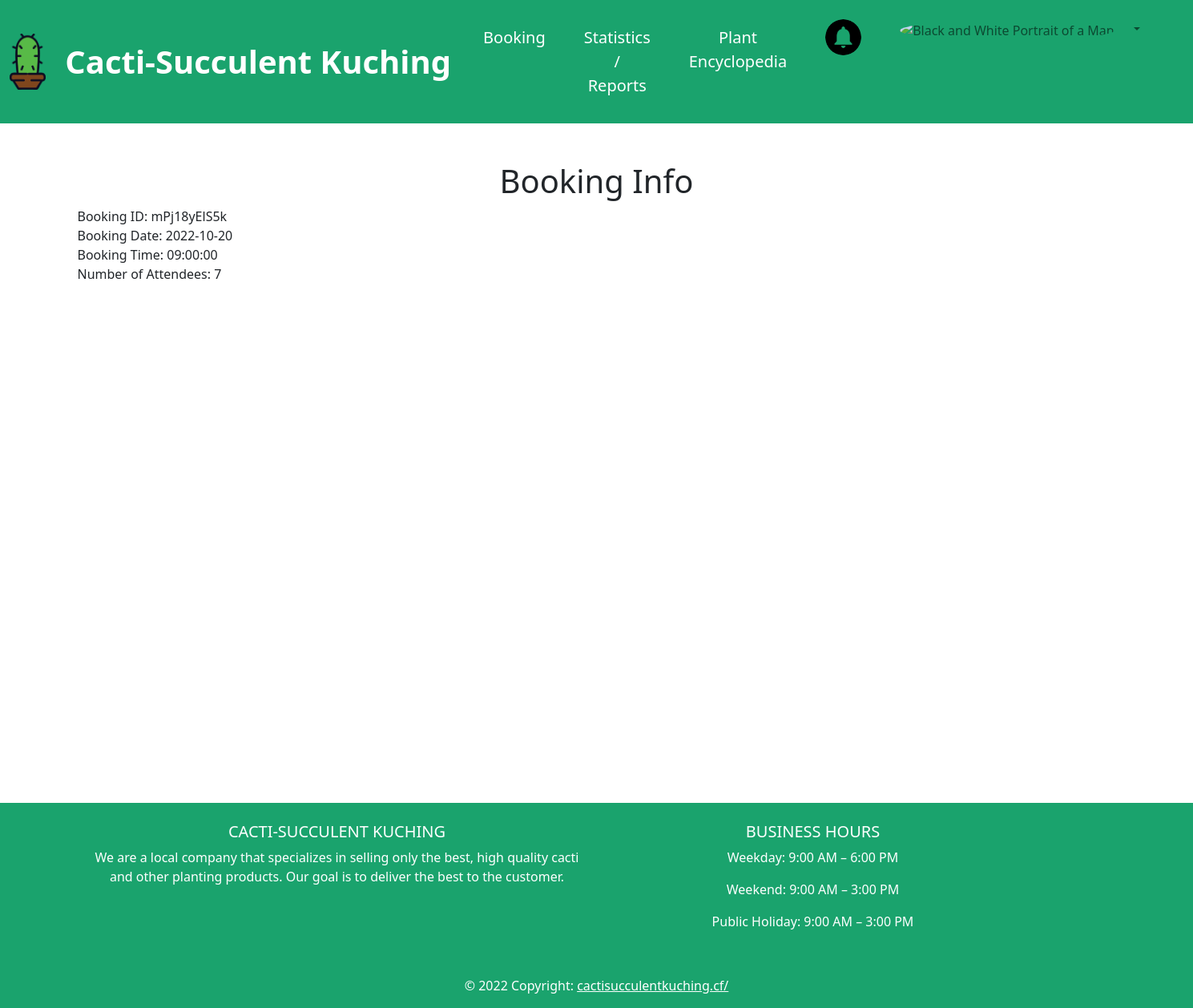
The app's page /booking.php?booking_id=mPj18yElS5k (signed in) with its own data.
### tables this page shows
CREATE TABLE IF NOT EXISTS `booking_info` (
    booking_id CHAR(11) NOT NULL,
    booking_timestamp TIMESTAMP NOT NULL,
    appointment_date DATE NOT NULL,
    appointment_timeslot TIME NOT NULL,
    user_id INT UNSIGNED NOT NULL,
    number_of_attendees TINYINT UNSIGNED NOT NULL,
    booking_status ENUM('Confirmed', 'Cancelled') NOT NULL,
    edit_count INT UNSIGNED NOT NULL,
    cancellation_remarks VARCHAR(255),
    PRIMARY KEY (booking_id),
    FOREIGN KEY (user_id) REFERENCES user_info(user_id)
);

### booking/booking_functions.php (called while the page is built, shortened)
<?php
function checkBooking($id) {
    $conn = start_connection();
    $command = "SELECT appointment_date, appointment_timeslot, number_of_attendees FROM booking_info WHERE booking_id=?;";
    $stmt = mysqli_prepare($conn, $command);
    mysqli_stmt_bind_param($stmt, "s", $id);
    mysqli_stmt_execute($stmt);
    $result = mysqli_stmt_get_result($stmt);
    if (mysqli_num_rows($result) == 1) {
        $row = mysqli_fetch_assoc($result);
        return $row;
    }
    return false;
}
?>

### booking.php (the view, shortened to what this page needs)
<?php
 include 'booking/booking_functions.php';
 if (isset($_GET['booking_id'])) {
    $info = checkBooking($_GET['booking_id']);
 } else {
    header("Location: login.php");
    exit;
 }
?>
<!DOCTYPE html>
<html lang="en">
<head>
    <?php include 'page_head.php'; ?>
</head>
<body>
    <?php include 'header.php'; ?>
    <div class="container min-vh-100">
        <h1 class="text-center mt-5">Booking Info</h1>
        <div id="booking-info" class="col-12">
            <p>
            Booking ID: <?php echo $_GET['booking_id']; ?><br>
            Booking Date: <?php echo $info['appointment_date']; ?><br>
            Booking Time: <?php echo $info['appointment_timeslot']; ?><br>
            Number of Attendees: <?php echo $info['number_of_attendees']; ?>
            </p>
        </div>
    </div>
    <?php include 'footer.php'; ?>
</body>
</html>

### records on screen
booking_info: appointment_date "2022-10-20", appointment_timeslot "09:00:00", number_of_attendees "7"

### other values on screen
$_GET['booking_id'] "mPj18yElS5k"
